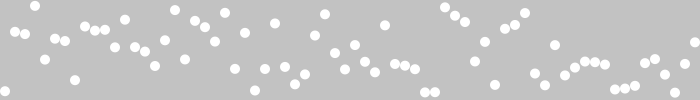
Frame 1 (no input)
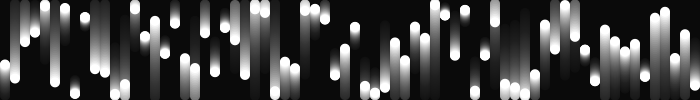
Frame 60 (the mouse pressed at the canvas centre just before this capture)
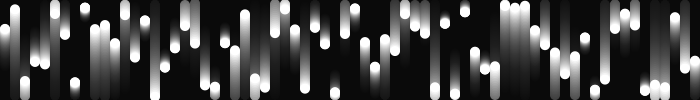
Frame 120 (the mouse held since frame 60 and released just before this capture)

The Processing sketch that drew these frames (run headless with seeded random() and noise(); from frame 60 on, the mouse is pressed at the canvas centre):

// Processing sketch: sketch_190118f
// ── sketch_190118f.pde
Spot[] spots; // Declare array
void setup() {
  size(700, 100);
  initspots();
  noStroke();
}

void initspots()
{
  int numSpots = 70; // Number of objects
  int dia = width/numSpots; // Calculate diameter
  spots = new Spot[numSpots]; // Create array
  for (int i = 0; i < spots.length; i++) {
    float x = dia/2 + i*dia;
    float rate = (int(random(.1, 2.0))==1?1:-1)*random(0.1, 2.0);
    float y = random(dia/2, height-dia/2);
    // Create each object
    spots[i] = new Spot(x, y, dia, rate*(height/100));
  }
}

void draw() {
  fill(0, 12);
  rect(0, 0, width, height);
  fill(255);
  for (int i=0; i < spots.length; i++) {
    spots[i].move(); // Move each object
    spots[i].display(); // Display each object
  }
}

void keyPressed()
{ 
  initspots();
}

class Spot {
  float x, y;         // X-coordinate, y-coordinate
  float diameter;     // Diameter of the circle
  float speed;        // Distance moved each frame
  int direction = 1;  // Direction of motion (1 is down, -1 is up)
  
  // Constructor
  Spot(float xpos, float ypos, float dia, float sp) {
    init( xpos,  ypos,  dia,  sp );
  }
  
  void init( float xpos, float ypos, float dia, float sp) {
    x = xpos;
    y = ypos;
    diameter = dia;
    speed = sp;
  }
    
  void move() {
    y += (speed * direction); 
    if ((y > (height - diameter/2)) || (y < diameter/2)) { 
      direction *= -1; 
    } 
  }
  
  void display() {
    ellipse(x, y, diameter, diameter);
  }
}
